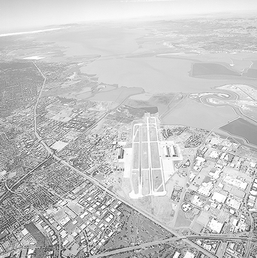
%> input picture images/washed.tif, 257 x 258 px, shrunk from 765 x 769 before the run
$ octave main.m   (GNU Octave 9; MATLAB toolbox functions it lacks are replaced by stand-ins)
%> lines starting %> are read from the running program, lines starting %| are printed output that depends on the picture
### HistogramEqualization.m

function img_pix = HistogramEqualization(f)

height=size(f,1);
width=size(f,2);
color_occ = zeros(1,256);%store the occurrence count of each intensity value in the input image.
cumlf_pix = zeros(1,256);%which will store the cumulative frequency of each intensity value.
img_pix = zeros(height,width);

max_bin=0;%track the maximum intensity value

for i=1:height
    for j=1:width
       value=f(i,j);% return the current pixel
       % Find max bin
       if value>max_bin
           max_bin=value;
       end
       color_occ(value+1)=color_occ(value+1)+1;
    end
end
for i = 1:256
    p = round((color_occ(i)/(height*width))*254);
    if i==1
        cumlf_pix(i)= p;
    else
        cumlf_pix(i)= p + cumlf_pix(i-1);
    end
end

for i=1:height
    for j=1:width
        img_pix(i,j)=cumlf_pix(f(i,j)+1);
    end
end

end

### HistogramDiagram.m

function H = HistogramDiagram(f)
height=size(f,1);
width=size(f,2);
H=zeros(1,256);
    for i=1:height
      for j=1:width
        a=f(i,j)+1;
        H(a)=H(a)+1;
      end
    end
end

### main.m
path1='images//2.jpg';
path2='images//colorful.jpg';
path3='images//washed.tif';
path4='images//nis.jpg';
path5='images//dollar 3.jpg';
path6='images//OIP.jpg';
path7='images//pound .jpg';


f=imread(path3);
%> f is the input picture: size 258x257 uint8; min 41, max 255, mean 197.1

height=size(f,1);
%> height = 258
width=size(f,2);
%> width = 257
c=size(f,3);%color
%> c = 1


if c == 1
    img_pix = HistogramEqualization(f);
%> after the loop in HistogramEqualization, `for i=1:height`: color_occ = 256 values, max 1452 at index 215, min 0 at index 1, mean 259; max_bin = 255
%> after the loop in HistogramEqualization, `for i = 1:256`: cumlf_pix = 256 values from 0 to 249
%> after the loop in HistogramEqualization, `for i=1:height`:
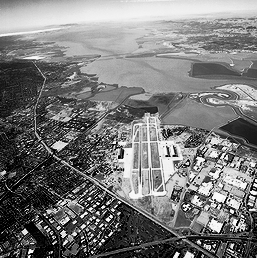
%> img_pix: size 258x257 double; min 0, max 249, mean 121.2
    img_pix = uint8(img_pix);
%> img_pix: size 258x257 uint8


    subplot(1,2,1),imshow(f);title('Before Gray Histogram.Equalized');
    subplot(1,2,2),imshow(img_pix);title('After Gray Histogram.Equalized');

    h = HistogramDiagram(f);% calculates the histogram of the histogram-equalized image img_pix using the same HistogramDiagram function.
%> after the loop in HistogramDiagram, `for i=1:height`: H has the same summary as color_occ in HistogramEqualization
%> h has the same summary as color_occ in HistogramEqualization
    z = HistogramDiagram(img_pix);
%> z = 256 values, max 2730 at index 1, min 0 at index 30, mean 259

    x=0:255;
    figure;
    subplot(1,2,1),bar(x,h,'black');title('Before Gray Histogram.Equalized');
    subplot(1,2,2),bar(x,z,'black');title('After Gray Histogram.Equalized');
%> after `title('After Gray Histogram.Equalized')`:
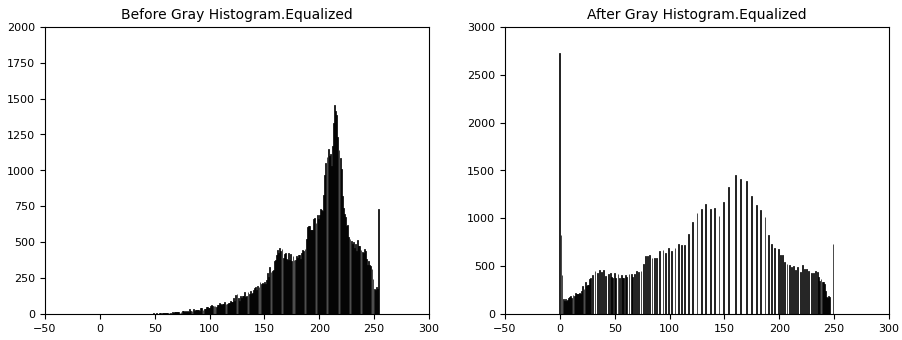
%> figure redrawn from the program's plot data, 2 panels; panel 1: tallest bar 1452 high, from x = 213.6 to 214.4; panel 2: tallest bar 2730 high, from x = -0.4 to 0.4


else
    hsv = rgb2hsv(f);
    insty = hsv(:,:,3);% intensity channel

    for i=1:height
        for j=1:width
          insty(i,j)= insty(i,j)*255;%Multiply each intensity value (insty(i,j)) by 255 to scale it to the range [0, 255].
        end
    end

    img_pix = HistogramEqualization(insty);

    for i=1:height
      for j=1:width
        img_pix(i,j) = img_pix(i,j)/255; %Divide each pixel value (img_pix(i,j)) by 255 to scale it back to the range [0, 1].
      end
    end

    hsv_mod = hsv;
    hsv_mod(:,:,3) = img_pix;% intensity channel
    rgb = hsv2rgb(hsv_mod);

    figure,subplot(1,2,1),imshow(f);title('Before Rgb Histogram.Equalized');
    subplot(1,2,2),imshow(rgb);title('After Rgb Histogram.Equalized');

    f_rgb=zeros(256,1);%[0-255}
    f_rgb(:,1)=HistogramDiagram(f(:,:,1)); %Red
    f_rgb(:,2)=HistogramDiagram(f(:,:,2)); %Green
    f_rgb(:,3)=HistogramDiagram(f(:,:,3)); %Blue

    img_pix_rgb=zeros(256,1);
    img_pix_rgb(:,1)=HistogramDiagram(round(rgb(:,:,1)*255)); %Red
    img_pix_rgb(:,2)=HistogramDiagram(round(rgb(:,:,2)*255)); %Green
    img_pix_rgb(:,3)=HistogramDiagram(round(rgb(:,:,3)*255)); %Blue


    mymap=[1 0 0; 0.2 1 0; 0 0.2 1];
     figure,subplot(1,2,1),bar(f_rgb);colormap(mymap);legend('RED CHANNEL','GREEN CHANNEL','BLUE CHANNEL');title('Before Rgb Histogram.Equalized');
       subplot(1,2,2),bar(img_pix_rgb);colormap(mymap);legend('RED CHANNEL','GREEN CHANNEL','BLUE CHANNEL');title('After Rgb Histogram.Equalized');

end
